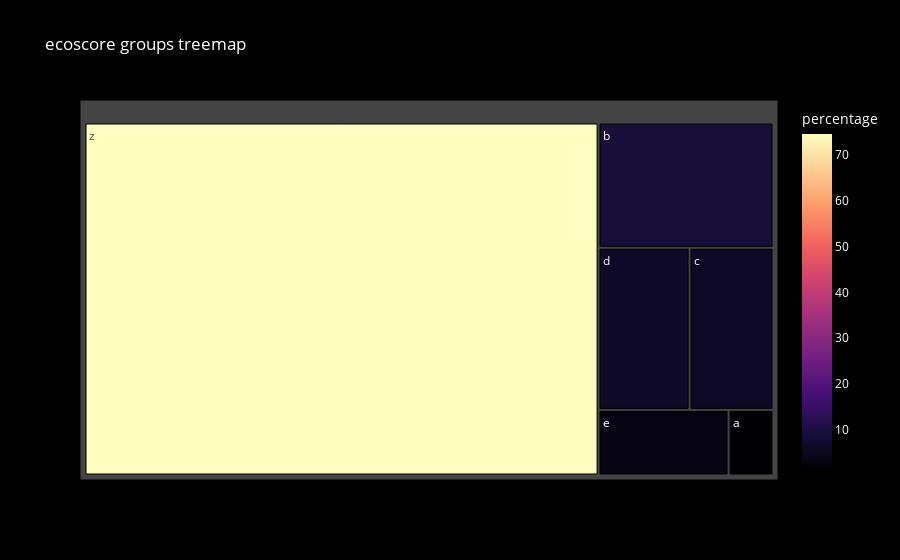

The notebook cell this image was saved under:
### Code cell
df = pd.DataFrame(data_graph_ecoscore_groups)
fig = px.treemap(df, path=['ecoscore_group'], values='percentage',
                 color='percentage', color_continuous_scale='Magma',
                 title='ecoscore groups treemap')
fig.update_layout(
    paper_bgcolor='black',  
    plot_bgcolor='black',   
    font_color='white'      
)
fig.show()

### Figure 1 — Plotly figure (JSON) as saved in the notebook; plotly's stock layout.template omitted (floating-point values rounded to 4 significant figures)
{"data": [{"branchvalues": "total", "customdata": [[1.212], [9.01], [5.594], [6.064], [3.507], [74.61]], "domain": {"x": [0, 1], "y": [0, 1]}, "hovertemplate": "labels=%{label}<br>percentage_sum=%{value}<br>parent=%{parent}<br>id=%{id}<br>percentage=%{color}<extra></extra>", "ids": ["a", "b", "c", "d", "e", "z"], "labels": ["a", "b", "c", "d", "e", "z"], "marker": {"coloraxis": "coloraxis", "colors": [1.212, 9.01, 5.594, 6.064, 3.507, 74.61]}, "name": "", "parents": ["", "", "", "", "", ""], "type": "treemap", "values": [1.212, 9.01, 5.594, 6.064, 3.507, 74.61]}], "layout": {"coloraxis": {"colorbar": {"title": {"text": "percentage"}}, "colorscale": [[0, "#000004"], [0.1111, "#180f3d"], [0.2222, "#440f76"], [0.3333, "#721f81"], [0.4444, "#9e2f7f"], [0.5556, "#cd4071"], [0.6667, "#f1605d"], [0.7778, "#fd9668"], [0.8889, "#feca8d"], [1, "#fcfdbf"]]}, "font": {"color": "white"}, "legend": {"tracegroupgap": 0}, "paper_bgcolor": "black", "plot_bgcolor": "black", "title": {"text": "ecoscore groups treemap"}}}
